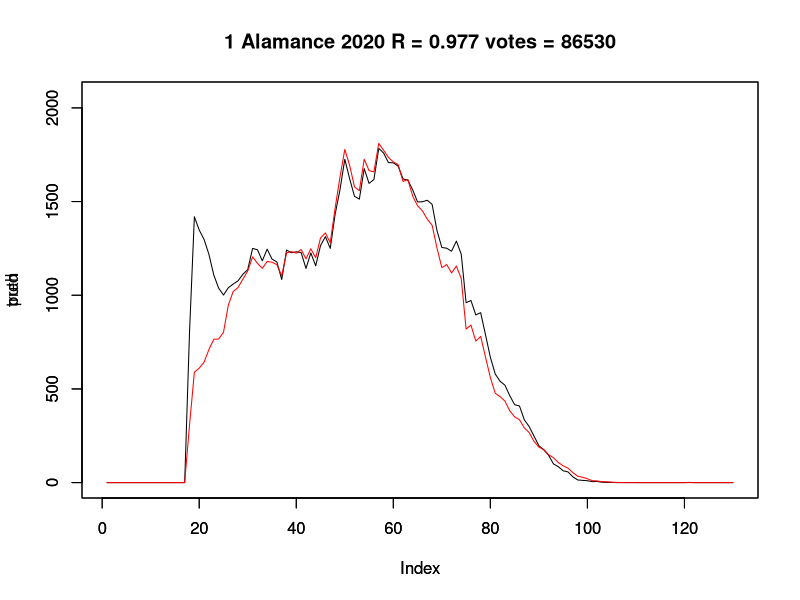
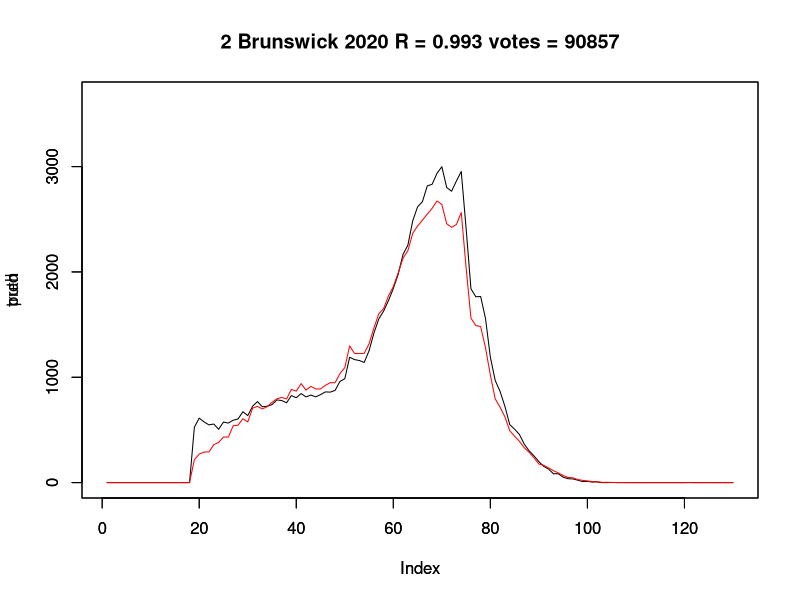
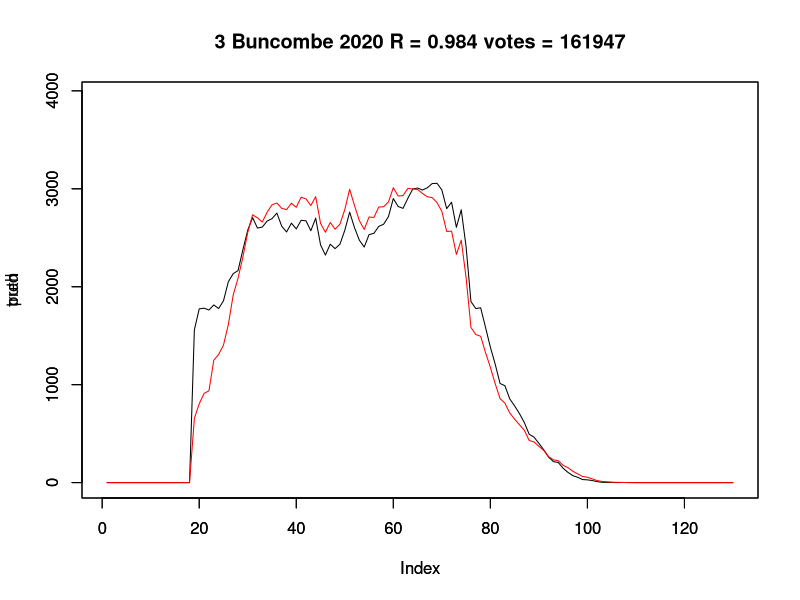
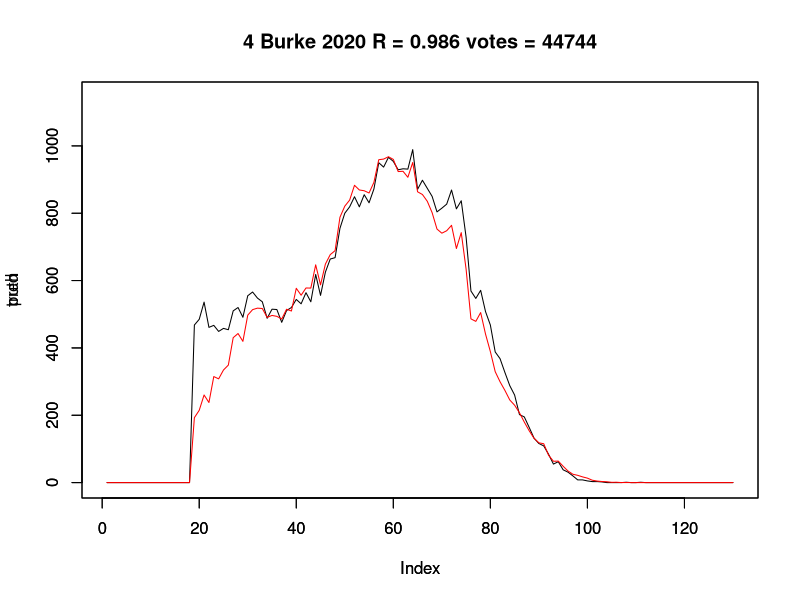
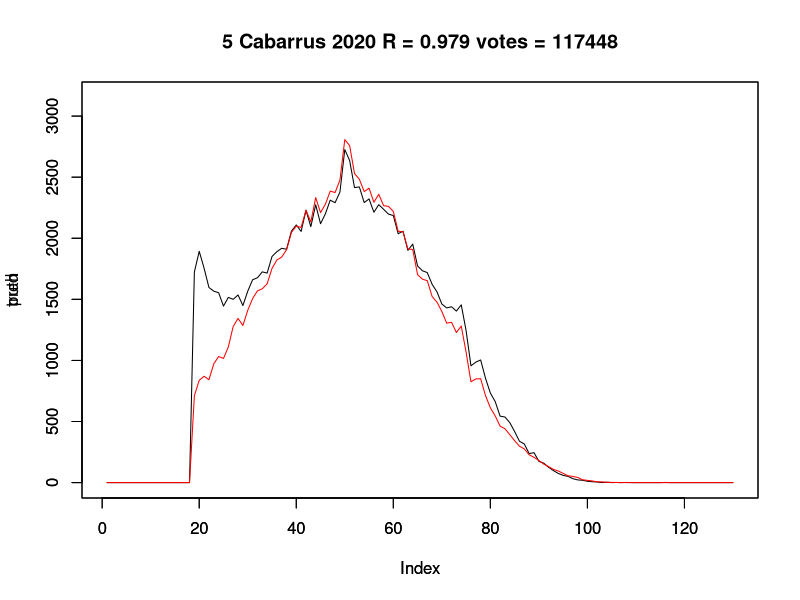
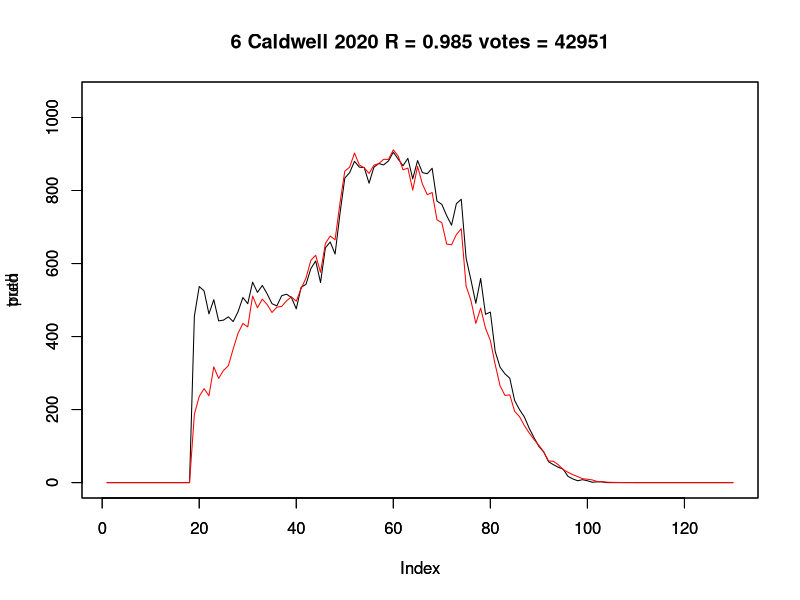
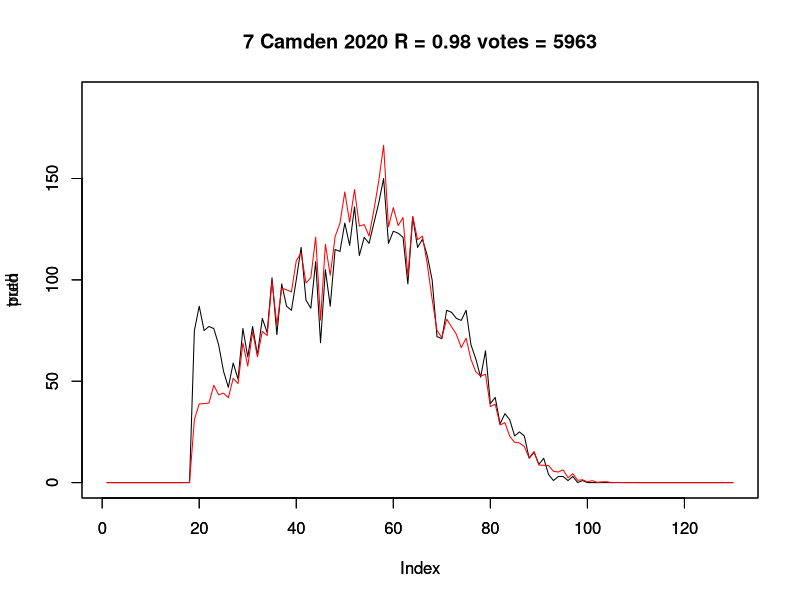
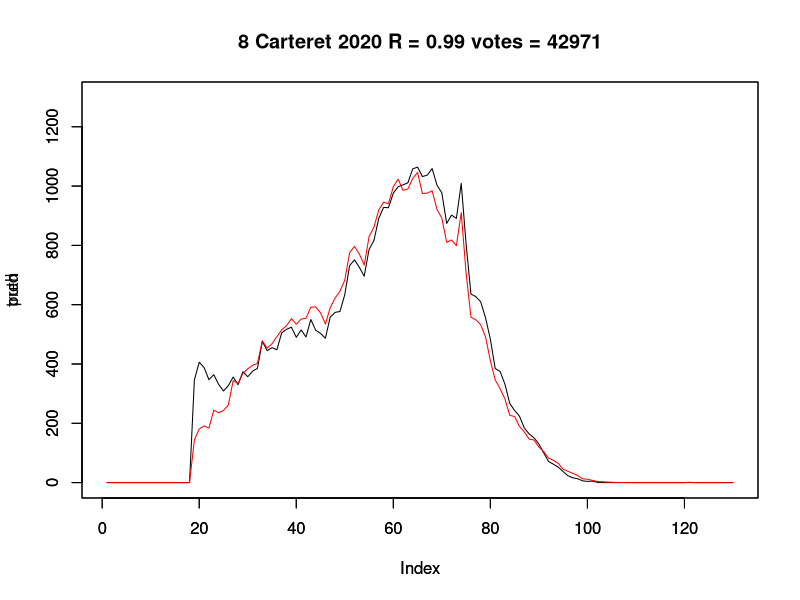

R code for these plots, in order: (Note: this script raises an error after producing the figures.)
library(reshape2) # for the melt command

fit_model <- function(votes, registrations, degrees) {
    ratios <- votes/registrations
    x <- rep(1:dim(votes)[2], 30)
    y <- melt(t(ratios[sample(1:dim(votes)[1])[1:30],]))[,3]
    y[!is.finite(y)] <- 0
    fit <- lm(y ~ poly(x, degrees), na.action=na.exclude)
}

r_vals <- function(votes, registrations, fit) {
    r_vals <- c()
    for(i in 1:98) {
        truth <- unlist(votes[i,])
        pred <- unlist(fitted(fit)[1:130]*registrations[i,])
        r_vals <- c(r_vals, cor.test(truth, pred)$estimate)
    }
    r_vals
}

counties <- unlist(read.table('results/counties.txt', stringsAsFactors=FALSE))

plot_graph <- function(year, votes, registrations, fit) {
    for(i in 1:98) {
        county_id <- i
        county <- counties[i]
        
        truth <- unlist(votes[i,])
        pred <- unlist(fitted(fit)[1:130]*registrations[i,1:130])
        r_val <- cor.test(truth, pred)$estimate
        
        png(paste('images/',year,'/',substr(format(round(r_val,3),nsmall=3),3,5),'-',county_id,'-',county,'-',year,'.png',sep=''))
        ylim <- c(0, max(registrations[i,]))
        plot(truth, type='l', ylim=ylim)
        par(new=TRUE)
        plot(pred, ylim=ylim, type='l', col='red')
        title(paste(county_id,county,year,'R =',round(r_val,3),'votes =',sum(truth)))
        tmp <- dev.off()
    }
}

registrations_2020 <- read.table('results/registrations_2020.txt')
registrations_2016 <- read.table('results/registrations_2016.txt')
registrations_2012 <- read.table('results/registrations_2012.txt')

votes_2020 <- read.table('results/votes_2020.txt')
votes_2016 <- read.table('results/votes_2016.txt')
votes_2012 <- read.table('results/votes_2012.txt')

fit_2020 <- fit_model(votes_2020, registrations_2020, 6)
fit_2016 <- fit_model(votes_2016, registrations_2016, 6)
fit_2012 <- fit_model(votes_2012, registrations_2012, 6)

plot_graph('2020', votes_2020, registrations_2020, fit_2020)
plot_graph('2016', votes_2016, registrations_2016, fit_2016)
plot_graph('2012', votes_2012, registrations_2012, fit_2012)
